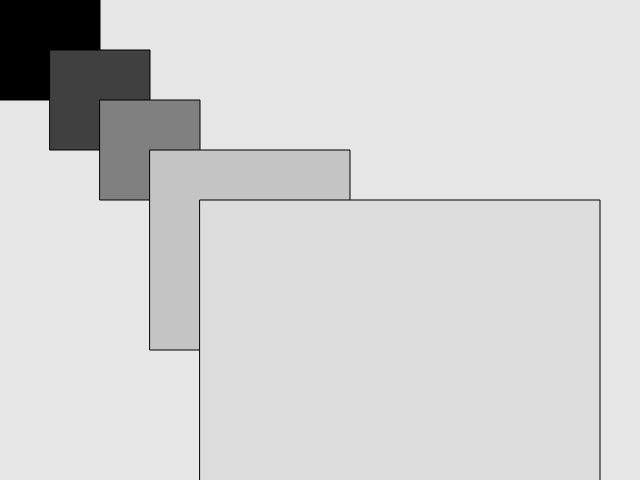
Frame 1 (no input)
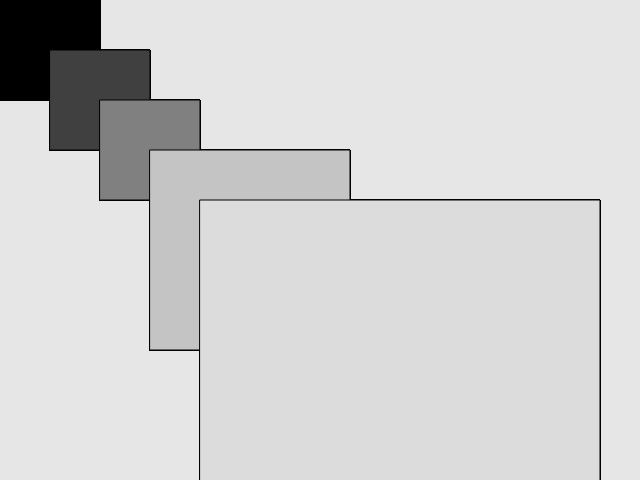
Frame 60 (no input)
Frame 120 (the mouse pressed at the canvas centre since frame 60): identical to frame 60, image omitted

The p5.js sketch that drew these frames (run headless with seeded random() and noise() and a simulated clock; from frame 60 on, the mouse is pressed at the canvas centre):

// p5.js sketch
// ── sketch.js
function setup() {
  createCanvas(640, 480);
  background(230);
  // noStroke();
}

function draw() {
  fill(0);
  rect(0, 0, 100, 100); //x, y, w, h

  fill(64);
  rect(50, 50, 100, 100);

  fill(128);
  rect(100, 100, 100, 100); 

  fill(196);
  rect(150, 150, 200, 200);

  fill(220);
  rect(200, 200, 400, 400);

}
